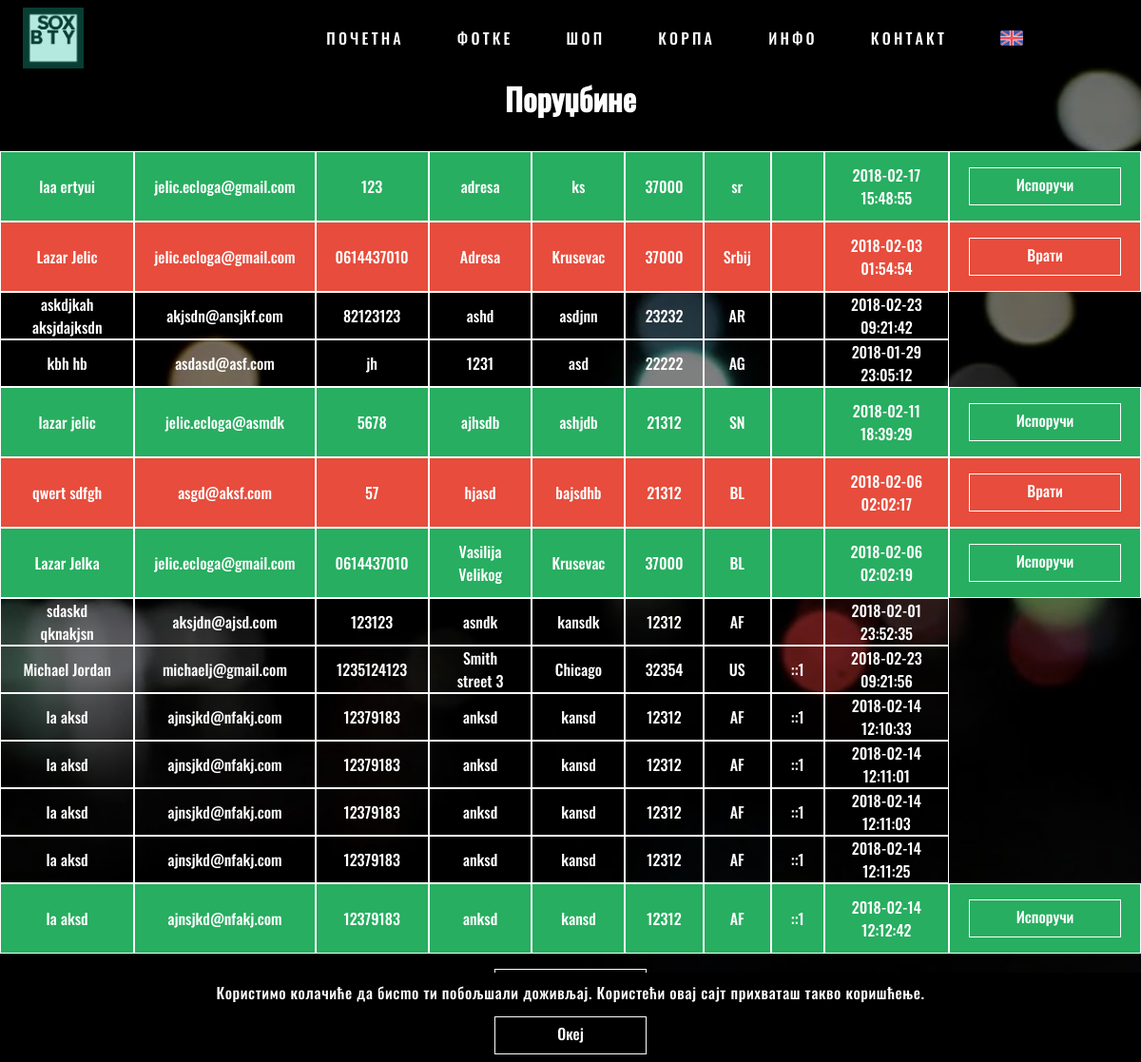
Screenshot of /pages/manage?type=2 (signed in) with the database file from the repository.
### tables this page shows
CREATE TABLE `purchases` (
  `id` int(11) NOT NULL,
  `hash` varchar(32) NOT NULL,
  `date_submitted` timestamp NOT NULL DEFAULT CURRENT_TIMESTAMP ON UPDATE CURRENT_TIMESTAMP,
  `first_name` varchar(30) NOT NULL,
  `last_name` varchar(30) NOT NULL,
  `email` varchar(30) NOT NULL,
  `phone` varchar(20) NOT NULL,
  `address` varchar(30) NOT NULL,
  `zip` varchar(5) NOT NULL,
  `city` varchar(30) NOT NULL,
  `country` varchar(5) NOT NULL,
  `ip` varchar(20) NOT NULL,
  `confirmed` tinyint(1) NOT NULL DEFAULT '0',
  `shipped` tinyint(1) NOT NULL DEFAULT '0',
  `subscribed` tinyint(1) NOT NULL DEFAULT '1'
);

### ui/manage_orders.php (the view)
<h1><?php echo $string["manage"]["orders"]; ?></h1>
<table>
	<?php
		$cmd = "SELECT * FROM purchases";
		$result = mysqli_query($connect, $cmd);
		while($row = mysqli_fetch_array($result)) {
			if($row['confirmed'] == 1 && $row['shipped'] == 1)  {
				echo '<tr class="red">';
			}else if($row['confirmed'] == 1 && $row['shipped'] == 0)  {
				echo '<tr class="green">';
			}else {
				echo '<tr>';
			}
			echo '<td>' . $row['first_name'] . ' ' . $row['last_name'] . '</td>';
			echo '<td>' . $row['email'] . '</td>';
			echo '<td>' . $row['phone'] . '</td>';
			echo '<td>' . $row['address'] . '</td>';
			echo '<td>' . $row['city'] . '</td>';
			echo '<td>' . $row['zip'] . '</td>';
			echo '<td>' . $row['country'] . '</td>';
			echo '<td>' . $row['ip'] . '</td>';
			echo '<td>' . $row['date_submitted'] . '</td>';
			if($row['confirmed'] == 1 && $row['shipped'] == 1)  {
				echo '<td><a class="button" href="../actions/order_ship.php?shipped=0&id=' . $row['id'] .'">' . $string['manage']['unship'] . '</a></td>';
			}else if($row['confirmed'] == 1 && $row['shipped'] == 0)  {
				echo '<td><a class="button" href="../actions/order_ship.php?shipped=1&id=' . $row['id'] .'">' . $string['manage']['ship'] . '</a></td>';
			}
			echo '</tr>';
		}
	?>
</table>

### css/main.css (style rules this page uses)
*, *:after, *:before { margin: 0; padding: 0; -webkit-box-sizing: border-box; -moz-box-sizing: border-box; box-sizing: border-box; }
html { background-attachment: fixed; background-position: center; background-repeat: no-repeat; background-size: cover; background-image: url(../img/theme.jpg); }
body, html { width: 100%; max-height: 100% !important; padding: 0; margin: 0; color: #fff; }
body, input, textarea, select { font-family: 'Oswald', sans-serif; }
a { color: #fff; outline: none; text-decoration: none !important; transition: 500ms ease; -moz-transition: 500ms ease; -webkit-transition: 500ms ease; -ms-transition: 500ms ease; -o-transition: 500ms ease; border-bottom: 0; padding-bottom: 0.3em; }
h1 { font-size: 2em; text-align: center; margin-top: 1em; margin-bottom: 1em; }
.button { float: right; text-align: center; display: block; width: 10em; height: 2.5em; line-height: 2.2em; color: #fff; border: 1px solid #fff; background-color: transparent; padding : 0 !important; transition: 500ms ease; -moz-transition: 500ms ease; -webkit-transition: 500ms ease; -ms-transition: 500ms ease; -o-transition: 500ms ease; }

### css/manage.css (style rules this page uses)
table { width: auto; margin: 0 auto; border-collapse: separate; border-spacing: 0; margin-bottom: 1em; }
td { padding: 0 20px; height: 45px; text-align: center; border: 1px solid #fff; }
td > form, td > input, td > select, td > textarea, td > .button { margin: 1em auto; }
.red { background: #e74c3c; }
.green { background: #27ae60; }

### rows the page displays
purchases: first_name "laa", last_name "ertyui", email "jelic.ecloga@gmail.com", phone "123", address "adresa", city "ks", zip "37000", country "sr", date_submitted "2018-02-17 15:48:55"
purchases: first_name "Lazar", last_name "Jelic", email "jelic.ecloga@gmail.com", phone "0614437010", address "Adresa", city "Krusevac", zip "37000", country "Srbij", date_submitted "2018-02-03 01:54:54"
purchases: first_name "askdjkah", last_name "aksjdajksdn", email "akjsdn@ansjkf.com", phone "82123123", address "ashd", city "asdjnn", zip "23232", country "AR", date_submitted "2018-02-23 09:21:42"
purchases: first_name "kbh", last_name "hb", email "asdasd@asf.com", phone "jh", address "1231", city "asd", zip "22222", country "AG", date_submitted "2018-01-29 23:05:12"
purchases: first_name "lazar", last_name "jelic", email "jelic.ecloga@asmdk", phone "5678", address "ajhsdb", city "ashjdb", zip "21312", country "SN", date_submitted "2018-02-11 18:39:29"
purchases: first_name "qwert", last_name "sdfgh", email "asgd@aksf.com", phone "57", address "hjasd", city "bajsdhb", zip "21312", country "BL", date_submitted "2018-02-06 02:02:17"
purchases: first_name "Lazar", last_name "Jelka", email "jelic.ecloga@gmail.com", phone "0614437010", address "Vasilija Velikog", city "Krusevac", zip "37000", country "BL", date_submitted "2018-02-06 02:02:19"
purchases: first_name "sdaskd", last_name "qknakjsn", email "aksjdn@ajsd.com", phone "123123", address "asndk", city "kansdk", zip "12312", country "AF", date_submitted "2018-02-01 23:52:35"
purchases: first_name "Michael", last_name "Jordan", email "michaelj@gmail.com", phone "1235124123", address "Smith street 3", city "Chicago", zip "32354", country "US", ip "::1", date_submitted "2018-02-23 09:21:56"
purchases: first_name "la", last_name "aksd", email "ajnsjkd@nfakj.com", phone "12379183", address "anksd", city "kansd", zip "12312", country "AF", ip "::1", date_submitted "2018-02-14 12:10:33"
purchases: first_name "la", last_name "aksd", email "ajnsjkd@nfakj.com", phone "12379183", address "anksd", city "kansd", zip "12312", country "AF", ip "::1", date_submitted "2018-02-14 12:11:01"
purchases: first_name "la", last_name "aksd", email "ajnsjkd@nfakj.com", phone "12379183", address "anksd", city "kansd", zip "12312", country "AF", ip "::1", date_submitted "2018-02-14 12:11:03"
purchases: first_name "la", last_name "aksd", email "ajnsjkd@nfakj.com", phone "12379183", address "anksd", city "kansd", zip "12312", country "AF", ip "::1", date_submitted "2018-02-14 12:11:25"
purchases: first_name "la", last_name "aksd", email "ajnsjkd@nfakj.com", phone "12379183", address "anksd", city "kansd", zip "12312", country "AF", ip "::1", date_submitted "2018-02-14 12:12:42"

### other values shown
$string["header"][$item] "ПОЧЕТНА"
$string["header"][$item] "ФОТКЕ"
$string["header"][$item] "ШОП"
$string["header"][$item] "КОРПА"
$string["header"][$item] "ИНФО"
$string["header"][$item] "КОНТАКТ"
$string['status']['cookiesAlert'] "Користимо колачиће да бисmo ти побољшали доживљај. Користећи овај сајт прихваташ такво коришћење."
$string['header']['ok'] "Океј"
$string["manage"]["orders"] "Поруџбине"
